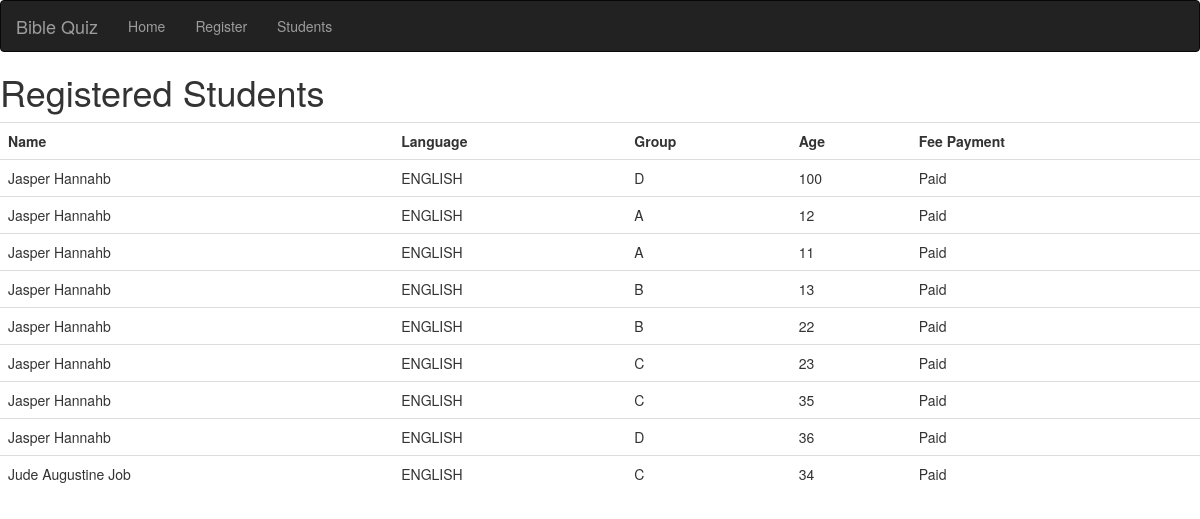
The page /students/ on the database its author committed.
### registration/models.py (models this page shows, shortened)
class Register(models.Model):
    GROUP_ID = (
        ('A', 'Age < 12'),
        ('B', '13 > Age > 22'),
        ('C', '23 > Age > 35'),
        ('D', 'Age > 36'),
    )
    LANGUAGE_ID = (
        ('ENGLISH', 'English'),
        ('TAMIL', 'Tamil'),
        ('KANNADA', 'Kannada'),
        ('TELEGU', 'Telegu'),
        ('MALAYALAM', 'Malayalam'),
        ('HINDI', 'Hindi'),
        )
    full_name  = models.CharField(max_length=30)
    age   = models.IntegerField(validators=[MinValueValidator(1), MaxValueValidator(100)])
    group = models.CharField(max_length=1, choices=GROUP_ID, default='A')
    language = models.CharField(max_length=15, choices=LANGUAGE_ID, default='EN')
    mobile_number = models.CharField(max_length=12)
    email_id = models.EmailField(max_length=70,blank=True)
    paid = models.BooleanField(default=False)
    registered_date = models.DateTimeField(default=timezone.now)
    payment_date = models.DateTimeField(blank=True, null=True)

### registration/views.py (the view)
# urls.py: url(r'^students/$', views.students, name='students'),
def students(request):
    students = Register.objects.all()
    return render(request, 'registration/students.html', {'students': students})

### registration/templates/registration/students.html
{% extends 'registration/base.html' %}
{% block content %}
<h1>Registered Students</h1>
<table class="table table-hover">
    <th>Name</th>
    <th>Language</th>
    <th>Group</th>
    <th>Age</th>
    <th>Fee Payment</th>
{% for student in students %}
    <tr onclick=window.location.href="{% url 'student_detail' pk=student.pk %}">
    <td>{{ student.full_name }} </td>
    <td>{{ student.language }}</td>
    <td>{{ student.group }}</td>
    <td>{{ student.age }}</td>
    <td>
        {% if student.paid%} Paid
        {% else %}
        Not Paid
    {% endif %}</td></tr>
{% endfor %}
    </table>
{% endblock %}

### registration/templates/registration/base.html (shortened to what this page needs)
{% load staticfiles %}
 <!DOCTYPE html>
<html lang="en">
<head>
  <link rel="stylesheet" href="https://maxcdn.bootstrapcdn.com/bootstrap/3.3.7/css/bootstrap.min.css">
</head>
<body>
<nav class="navbar navbar-inverse">
  <div class="container-fluid">
    <div class="navbar-header">
      <a class="navbar-brand" href="/">Bible Quiz</a>
    </div>
    <div>
      <ul class="nav navbar-nav">
        <li><a href="{% url 'home' %}">Home</a></li>
        <li><a href="{% url 'register' %}">Register</a></li>
        <li><a href="{% url 'students' %}">Students</a></li>
      </ul>
    </div>
  </div>
</nav>
            {% block content %}
            {% endblock %}
</body>
</html>

### rows shown on the page
Register: full_name "Jasper Hannahb", language "ENGLISH", group "D", age "100", paid "Paid"
Register: full_name "Jasper Hannahb", language "ENGLISH", group "A", age "12", paid "Paid"
Register: full_name "Jasper Hannahb", language "ENGLISH", group "A", age "11", paid "Paid"
Register: full_name "Jasper Hannahb", language "ENGLISH", group "B", age "13", paid "Paid"
Register: full_name "Jasper Hannahb", language "ENGLISH", group "B", age "22", paid "Paid"
Register: full_name "Jasper Hannahb", language "ENGLISH", group "C", age "23", paid "Paid"
Register: full_name "Jasper Hannahb", language "ENGLISH", group "C", age "35", paid "Paid"
Register: full_name "Jasper Hannahb", language "ENGLISH", group "D", age "36", paid "Paid"
Register: full_name "Jude Augustine Job", language "ENGLISH", group "C", age "34", paid "Paid"
